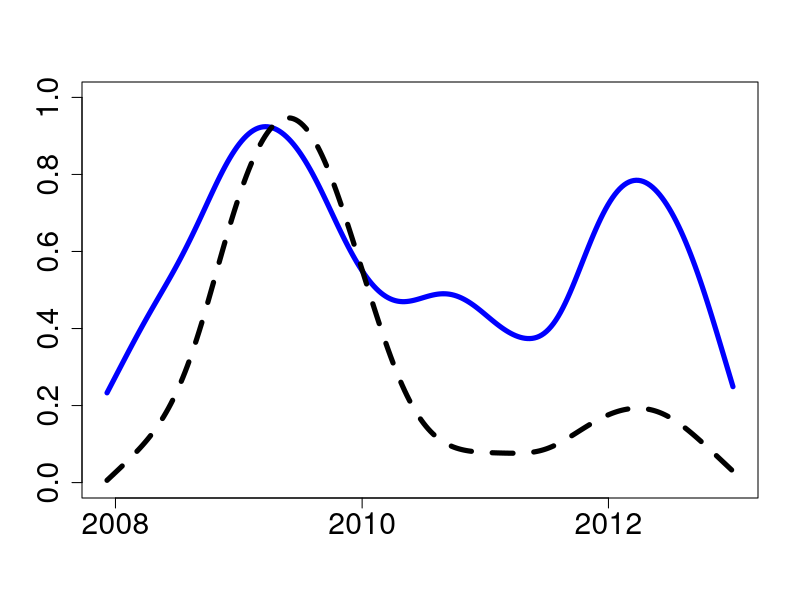

Recreate this plot in R.
# clear all variables
rm(list = ls(all = TRUE))
graphics.off()

# set the working directory setwd('C:/...')

# read the file of total connectedness and averaged lambda
f = read.csv("total_connectedness_and_averaged_lambda.csv")
dt = as.Date(f[, 1], format = "%d/%m/%Y")
total.c = as.vector(f[, 2])
average_lambda = as.vector(f[, 3])

# scale the total connectedness and averaged lambda into 0 and 1
total.c = (total.c - min(total.c))/(max(total.c) - min(total.c))
average_lambda = (average_lambda - min(average_lambda))/(max(average_lambda) - min(average_lambda))

plot(dt, total.c, ylab = "", xlab = "", pch = 16, col = "white", cex.axis = 1.8, font.axis = 1.8)
lines(smooth.spline(dt, total.c, spar = 0.8), lwd = 5, col = "blue")
lines(smooth.spline(dt, average_lambda, df = 5, spar = 0.8), col = "black", lty = 2, 
    lwd = 5)
 
